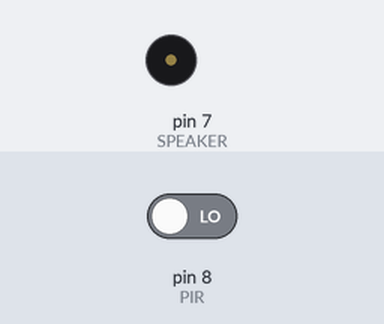
The sketch below on a simulated Arduino Uno, built with avr-gcc and run on an emulated ATmega328P. Parts: buzzer (waves = sounding). The inputs (shaded band) are chosen by the test bench; at power-on: pin 8 (PIR) LOW.

Above: at 1.2 s.
1.3 s: pin 8 (PIR) driven HIGH
At 2.6 s:
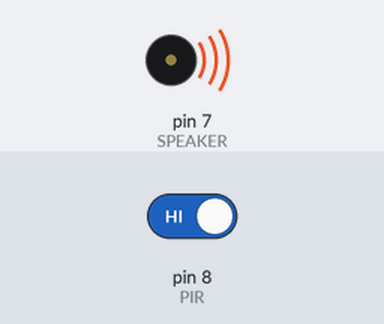
4.3 s: pin 8 (PIR) driven LOW
At 6.4 s:
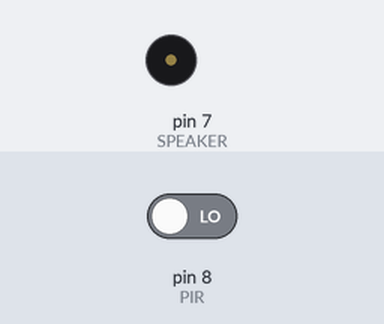
Timing chart, 0 to 7.9 s (numbered marks = the images above; inputs shaded):
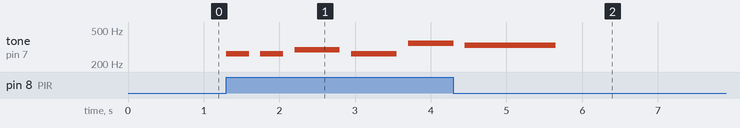

The sketch:

birthdaySurprise.ino
```cpp
/*
 * As soon as the motion is detected, "Happy Birthday to you" tone is played.
 * If no motion identifed then no tone is played.
 *
 * Author: Anuj Jain
 * @ianuj03
 */
#define NOTE_C4 262
#define NOTE_D4 294
#define NOTE_E4 330
#define NOTE_F4 349
#define NOTE_G4 392
#define NOTE_A4 440
#define NOTE_B4 494
#define NOTE_C5 523

#define NOTES 7

void setTone(int,int);
const int notes[NOTES]={NOTE_C4,NOTE_C4,NOTE_D4,NOTE_C4,NOTE_F4,NOTE_E4,0};
const int beats[NOTES]={1,1,2,2,2,4,3};
const int beat_length=300;

#define SPEAKER 7
#define PIR 8

void setup()
{
  pinMode(SPEAKER,OUTPUT);
  pinMode(PIR,INPUT);
}

void loop()
{
  if(digitalRead(PIR)==HIGH){
    for(int i=0;i<NOTES;i++){
      if(notes[i]==0)
        delay(beats[i]*beat_length);
       else
        setTone(notes[i],beats[i]*beat_length);
       noTone(SPEAKER);
       delay(beat_length/2);
    }
  }
  else
    noTone(SPEAKER);
}

void setTone(int freq,int dur)
{
  tone(SPEAKER,freq,dur);
  delay(dur);
}
```

Measured:
- after the input at 1.3 s, tone on pin 7 (SPEAKER): plays 262 Hz for 0.30 s, 262 Hz for 0.30 s, 294 Hz for 0.60 s, 262 Hz for 0.60 s, 349 Hz for 0.60 s, starting at once
- after the input at 4.3 s, tone on pin 7 (SPEAKER): goes on until 5.7 s, then stays silent
